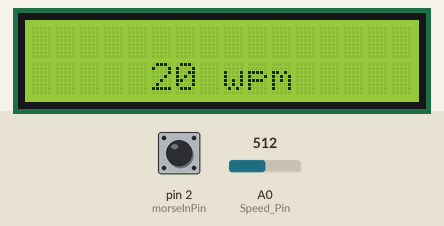
This sketch was run on a simulated Arduino Uno, built with avr-gcc and run on an emulated ATmega328P. Parts: 16×2 character LCD. The inputs (shaded band) are chosen by the test bench; at power-on: pin 2 (morseInPin) HIGH, A0 (Speed_Pin) = 512.

Above: at 4.2 s.
4.3 s: pin 2 (morseInPin) pulled LOW for 0.15 s
At 5.3 s:
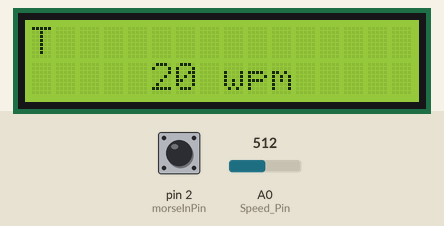
6.0 s: pin 2 (morseInPin) pulled LOW for 0.15 s
At 6.7 s:
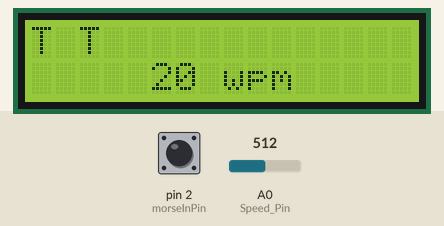
7.7 s: pin 2 (morseInPin) pulled LOW for 0.15 s
At 9.1 s:
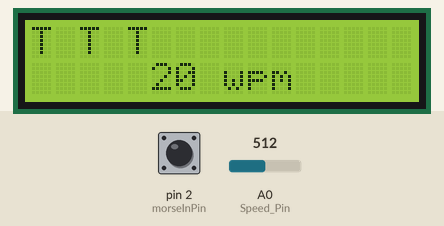
9.4 s: pin 2 (morseInPin) pulled LOW for 0.15 s
At 10.6 s:
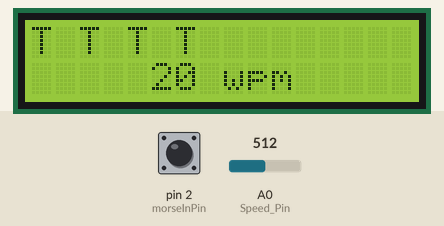
11.1 s: pin 2 (morseInPin) pulled LOW for 0.15 s
At 11.9 s:
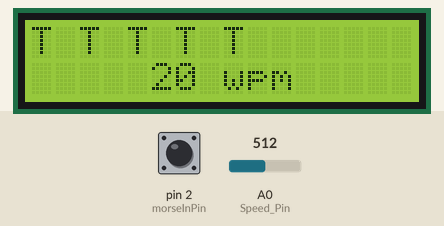
12.8 s: pin 2 (morseInPin) pulled LOW for 0.15 s
At 14.5 s:
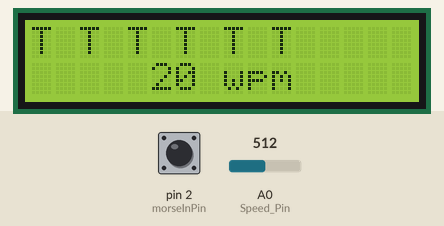
Timing chart, 0 to 15.5 s (numbered marks = the images above; inputs shaded):
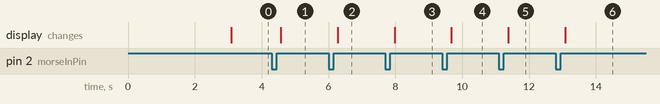

Measured:
- after the input at 4.3 s, the display: changes after 0.27 s (image 1)
- after the input at 6.0 s, the display: changes after 0.27 s (image 2)
- after the input at 7.7 s, the display: changes after 0.27 s (image 3)
- after the input at 9.4 s, the display: changes after 0.28 s (image 4)
- after the input at 11.1 s, the display: changes after 0.28 s (image 5)
- after the input at 12.8 s, the display: changes after 0.28 s (image 6)

The sketch:

CW_Decoder.ino
```cpp
// Modified and added LCD display by Glen Popiel - KW5GP

/*
  Uses MORSE ENDECODER Library by raronzen
  Copyright (C) 2010, 2012 raron
  GNU GPLv3 license (http://www.gnu.org/licenses)
  Contact: raronzen@gmail.com  (not checked too often..)
  Details: http://raronoff.wordpress.com/2010/12/16/morse-endecoder/
*/

#include <avr/pgmspace.h>
#include <MorseEnDecoder.h>  // Morse EnDecoder Library
#include <Wire.h>    //I2C Library
#include <LiquidCrystal_I2C.h>  // Liquid Crystal I2C Library

#define morseInPin 2
#define Speed_Pin A0

const int lcd_end = 16; // set width of LCD
const int lcd_address = 0x27; // I2C LCD Address
const int lcd_lines = 2; // Number of lines on LCD
String text;  // Variable to hold LCD scrolling text
char cw_rx;  // Variable for incoming Morse character
int read_speed;  // Variable for desired CW speed setting
int current_speed=-1;  // variables to track speed pot

morseDecoder morseInput(morseInPin, MORSE_KEYER, MORSE_ACTIVE_LOW);  // Define the Morse objects

LiquidCrystal_I2C lcd(lcd_address,lcd_end,lcd_lines);  // set the LCD I2C address to 0x27 for a 16 chars and 2 line display

void setup()
{
  lcd.init();  // initialize the LCD
  lcd.backlight();  // Turn on the LCD backlight
  lcd.home();  // Set the cursor to line 0, column 0

  lcd.print("KW5GP CW Decoder");
  delay(3000);
  lcd.clear();
}  // End Setup Loop


void loop()
{
  read_speed = map(analogRead(Speed_Pin),10,1000,5,35);  // Read the potentiometer to determine code speed
  if (current_speed != read_speed)  // If the Speed Pot has changed, update the speed and LCD
  {
    current_speed = read_speed;  // Set the current speed to the desired speed
    morseInput.setspeed(read_speed);  // Call the set speed function
    text = String(current_speed) + " wpm";  // set up the LCD display with the current speed
    lcd.clear();  // Clear tHE LCD
    lcd.setCursor(5,1);  // Set the cursor to 5,1
    lcd.print(text);  // Display the CW text
    text = "";
  }

  morseInput.decode();  // Decode incoming CW

  if (morseInput.available())  // If there is a character available
  {
    cw_rx = morseInput.read();  // Read the CW character

  //  Display the incoming character - Set the text to display on line 0 only.
  if (text.length() >15)  // When length = 15, trim and add to new character so display appears to scroll left
  {
    text = text.substring(1,16);  // Drop the First Character
  }
  text = text + cw_rx;  // Set up the text to display on the LCD
  lcd.setCursor(0,0);  // Set the cursor to 0,0
  lcd.print(text);  // Display the CW text
  }
}  // End Main Loop
```

MorseEnDecoder.h
```cpp
#ifndef MorseEnDecoder_H
#define MorseEnDecoder_H

#if (ARDUINO <  100)
#include <WProgram.h>
#else
#include <Arduino.h>
#endif

#define MORSE_AUDIO true
#define MORSE_KEYER false
#define MORSE_ACTIVE_LOW true
#define MORSE_ACTIVE_HIGH false


class morseDecoder
{
  public:
    morseDecoder(int decodePin, boolean listenAudio, boolean morsePullup);
    void decode();
    void setspeed(int value);
    char read();
    boolean available();
    int AudioThreshold;
    long debounceDelay;     // the debounce time. Keep well below dotTime!!
    boolean morseSignalState;
  private:
    int morseInPin;         // The Morse input pin
    int audioSignal;
    int morseTableJumper;
    int morseTablePointer;
    int wpm;                // Word-per-minute speed
    long dotTime;           // morse dot time length in ms
    long dashTime;
    long wordSpace;
    boolean morseSpace;     // Flag to prevent multiple received spaces
    boolean gotLastSig;     // Flag that the last received morse signal is decoded as dot or dash
    boolean morseKeyer;
    boolean lastKeyerState;
    boolean morseAudio;
    boolean activeLow;
    long markTime;          // timers for mark and space in morse signal
    long spaceTime;         // E=MC^2 ;p
    long lastDebounceTime;  // the last time the input pin was toggled
    long currentTime;       // The current (signed) time
    char decodedMorseChar;  // The last decoded Morse character
};


class morseEncoder
{
  public:
    morseEncoder(int encodePin);
    void encode();
    void setspeed(int value);
    void write(char temp);
    boolean available();
    char morseSignalString[7];// Morse signal for one character as temporary ASCII string of dots and dashes
  private:
    char encodeMorseChar;   // ASCII character to encode
    int morseOutPin;
    boolean sendingMorse;
    int wpm;                // Word-per-minute speed
    long dotTime;           // morse dot time length in ms
    long dashTime;
    long wordSpace;
    int morseSignals;       // nr of morse signals to send in one morse character
    int morseSignalPos;
    int sendingMorseSignalNr;
    long sendMorseTimer;
    long lastDebounceTime;
    long currentTime;
};


#endif
```
